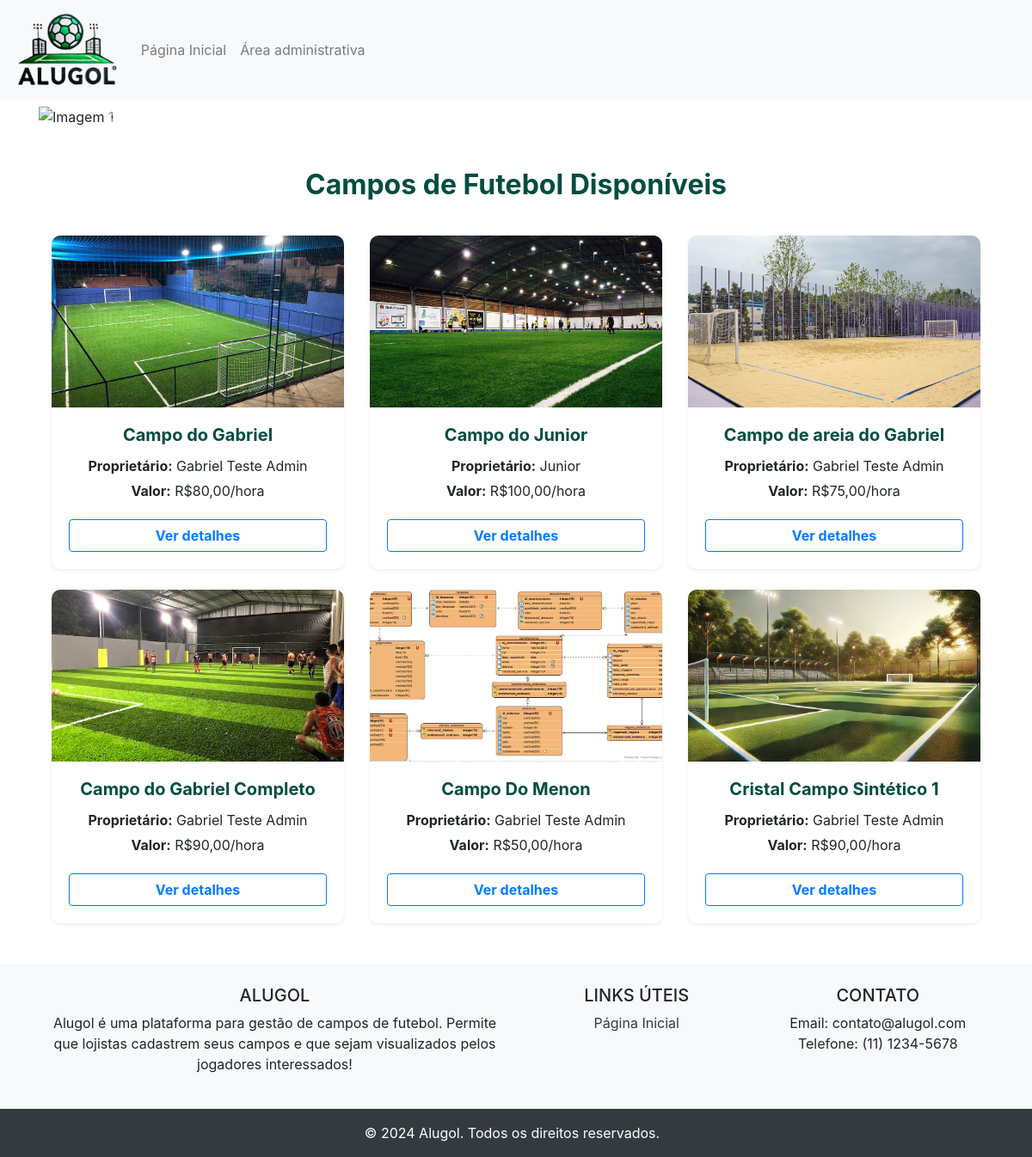
The page / on the database its author committed.
### tables this page shows
CREATE TABLE `campos` (
  `id` int(11) NOT NULL,
  `nome` varchar(255) NOT NULL,
  `descricao` text DEFAULT NULL,
  `imagens` text DEFAULT NULL,
  `dias_funcionamento` varchar(255) DEFAULT NULL,
  `horario_inicio` time DEFAULT NULL,
  `horario_fim` time DEFAULT NULL,
  `usuario_id` int(11) DEFAULT NULL,
  `valor_por_hora` decimal(10,2) DEFAULT NULL,
  `google_maps_script` text DEFAULT NULL
);

CREATE TABLE `usuarios` (
  `id` int(11) NOT NULL,
  `nome` varchar(100) NOT NULL,
  `email` varchar(100) NOT NULL,
  `senha` varchar(255) NOT NULL,
  `created_at` timestamp NOT NULL DEFAULT current_timestamp(),
  `updated_at` timestamp NOT NULL DEFAULT current_timestamp() ON UPDATE current_timestamp(),
  `telefone` varchar(20) NOT NULL
);

### app/controllers/CampoController.php (called while the page is built, shortened)
<?php
require_once __DIR__ . '/../../core/Controller.php';
require_once __DIR__ . '/../models/Campo.php';
class CampoController extends Controller {
    private $campoModel;
    public function __construct() {
        $this->campoModel = new Campo();
    }
    public function index() {
        $campos = $this->campoModel->getAllCamposWithOwner();
        $this->view('campos/list', ['campos' => $campos]);
    }
}

### app/models/Campo.php (called while the page is built, shortened)
<?php
require_once __DIR__ . '/../../config/database.php';
class Campo extends Model {
	private $conn;
    public function __construct() {
        $database = new Database();
        $this->conn = $database->connect();
    }
    public function getAllCamposWithOwner() {
        $query = "SELECT
                    campos.*,
                    usuarios.nome AS nome_proprietario
                  FROM
                    campos
                  JOIN
                    usuarios
                  ON
                    campos.usuario_id = usuarios.id";
        $stmt = $this->conn->prepare($query);
        $stmt->execute();
        return $stmt->fetchAll(PDO::FETCH_ASSOC);
    }
}

### config/database.php (called while the page is built, shortened)
<?php
class Database {
    private $host = 'localhost';
    private $db_name = 'admin_gabriel-teste-nao-apagar';
    private $username = 'admin_gabriel-teste-nao-apagar';
    private $password = 'D7JbZL4G8m22sQY2AXwE';
    public function connect() {
        $this->conn = null;
        try {
            $this->conn = new PDO("mysql:host=" . $this->host . ";dbname=" . $this->db_name, $this->username, $this->password);
            $this->conn->setAttribute(PDO::ATTR_ERRMODE, PDO::ERRMODE_EXCEPTION);
        } catch(PDOException $exception) {
            echo "Erro de conexão: " . $exception->getMessage();
        }
        return $this->conn;
    }
}
?>

### app/views/campos/list.php (the view, shortened to what this page needs)
<div class="container mt-5">
    <h2 class="text-center" style="font-size: 2rem; font-weight: bold; color: #004d40; margin-bottom: 40px;">
        Campos de Futebol Disponíveis
    </h2>
    <div class="row">
        <?php if (!empty($data['campos'])): ?>
            <?php foreach ($data['campos'] as $campo): ?>
                <div class="col-md-4 mb-4">
                    <div class="card shadow-sm" style="border: none; border-radius: 10px; overflow: hidden;">
                        <?php if (!empty($campo['imagens'])): ?>
                            <img src="/gabriel-testes/alugol/uploads/<?= htmlspecialchars($campo['imagens']) ?>" alt="Imagem do Campo" class="card-img-top" style="height: 200px; object-fit: cover;">
                        <?php else: ?>
                            <div class="card-img-top d-flex align-items-center justify-content-center" style="height: 200px; background-color: #e0e0e0; color: #757575;">
                                <p>Imagem não disponível</p>
                            </div>
                        <?php endif; ?>
                        <div class="card-body text-center" style="padding: 20px;">
                            <h5 class="card-title" style="font-weight: bold; color: #004d40;"><?= htmlspecialchars($campo['nome']) ?></h5>
                            <p class="card-text" style="margin: 5px 0;">
                                <strong>Proprietário:</strong> <?= htmlspecialchars($campo['nome_proprietario']) ?>
                            </p>
                            <p class="card-text" style="margin: 5px 0;">
                                <strong>Valor:</strong> R$<?= number_format($campo['valor_por_hora'], 2, ',', '.') ?>/hora
                            </p>
                            <button class="btn btn-outline-primary mt-3 view-details-btn" data-campo-id="<?= $campo['id'] ?>" style="width: 100%; font-weight: bold;">
                                Ver detalhes
                            </button>
                        </div>
                    </div>
                </div>
            <?php endforeach; ?>
        <?php else: ?>
            <p class="text-center" style="width: 100%; font-size: 1.2rem; color: #757575;">Nenhum campo disponível no momento.</p>
        <?php endif; ?>
    </div>
</div>
<link rel="stylesheet" href="https://cdnjs.cloudflare.com/ajax/libs/font-awesome/5.15.4/css/all.min.css">
<link href="https://cdn.jsdelivr.net/npm/fullcalendar-scheduler@6.1.15/index.global.min.css" rel="stylesheet">

### app/views/header.php (shortened to what this page needs)
<!DOCTYPE html>
<html lang="pt-BR">
<head>
    <link href="https://stackpath.bootstrapcdn.com/bootstrap/4.5.2/css/bootstrap.min.css" rel="stylesheet">
    <link href="/gabriel-testes/alugol/css/styles.css" rel="stylesheet">
</head>
<body>
    <?php include 'menu.php'; ?>
    <div class="container content">

### app/views/menu.php (shortened to what this page needs)
<nav class="navbar navbar-expand-lg navbar-light bg-light">
    <a class="navbar-brand" href="/gabriel-testes/alugol/index.php">
        <img src="/gabriel-testes/alugol/uploads/logo.png" alt="Alugol Logo" class="logo-responsive">
    </a>
    <div class="collapse navbar-collapse" id="navbarNav">
        <ul class="navbar-nav">
            <li class="nav-item">
                <a class="nav-link" href="/gabriel-testes/alugol/index.php">Página Inicial</a>
            </li>
            <li class="nav-item">
                <a class="nav-link" href="/gabriel-testes/alugol/admin">Área administrativa</a>
            </li>
        </ul>
    </div>
</nav>

### index.php (shortened to what this page needs)
<?php
include 'app/views/header.php';
$controller = isset($_GET['controller']) ? $_GET['controller'] : null;
$action = isset($_GET['action']) ? $_GET['action'] : null;
if ($controller === null && $action === null) {
	include 'app/views/slideshow.php';
    require_once 'app/controllers/CampoController.php';
    $campoController = new CampoController();
    $campoController->index();
    include 'app/views/footer.php';
    exit;
}
?>

### app/views/slideshow.php (shortened to what this page needs)
<div id="campoCarousel" class="carousel slide mt-2" data-ride="carousel">
    <ol class="carousel-indicators">
        <li data-target="#campoCarousel" data-slide-to="0" class="active"></li>
        <li data-target="#campoCarousel" data-slide-to="1"></li>
        <li data-target="#campoCarousel" data-slide-to="2"></li>
    </ol>
    <div class="carousel-inner">
        <div class="carousel-item active">
            <img src="https://projetos.vowt.dev.br/gabriel-testes/alugol/uploads/banner1.jpg" class="d-block w-100" alt="Imagem 1">
        </div>
    </div>
    <a class="carousel-control-prev" href="#campoCarousel" role="button" data-slide="prev">
        <span class="carousel-control-prev-icon" aria-hidden="true"></span>
    </a>
    <a class="carousel-control-next" href="#campoCarousel" role="button" data-slide="next">
        <span class="carousel-control-next-icon" aria-hidden="true"></span>
    </a>
</div>

### core/Controller.php
<?php
class Controller {
    public function view($view, $data = []) {
        $viewPath = __DIR__ . '/../app/views/' . $view . '.php';
        if (file_exists($viewPath)) {
            include $viewPath;
        } else {
            echo "A view {$view} não foi encontrada.";
        }
    }
}
?>

### app/views/footer.php (shortened to what this page needs)
</div>
    <footer class="bg-light text-center text-lg-start mt-4">
        <div class="container p-4">
            <div class="row">
                <div class="col-lg-6 col-md-12 mb-4 mb-md-0">
                    <h5 class="text-uppercase">Alugol</h5>
                    <p>
                        Alugol é uma plataforma para gestão de campos de futebol. Permite que lojistas cadastrem seus campos e que sejam visualizados pelos jogadores interessados!
                    </p>
                </div>
                <div class="col-lg-3 col-md-6 mb-4 mb-md-0">
                    <h5 class="text-uppercase">Links Úteis</h5>
                    <ul class="list-unstyled mb-0">
                        <li><a href="/gabriel-testes/alugol/index.php" class="text-dark">Página Inicial</a></li>
                    </ul>
                </div>
                <div class="col-lg-3 col-md-6 mb-4 mb-md-0">
                    <h5 class="text-uppercase">Contato</h5>
                    <p>
                        Email: contato@alugol.com <br>
                        Telefone: (11) 1234-5678
                    </p>
                </div>
            </div>
        </div>
        <div class="text-center p-3 bg-dark text-white">
            © 2024 Alugol. Todos os direitos reservados.
			 <a href="/gabriel-testes/alugol/index.php?controller=auth&action=loginRoot" style="color: transparent; text-decoration: none;">.</a>
        </div>
    </footer>
</body>
</html>

### css/styles.css (style rules this page uses)
.logo-responsive { height: 90px; width: auto; max-height: 100px; }

### app/views/header.php (style rules this page uses)
html, body { height: 100%; margin: 0; display: flex; flex-direction: column; }
.content { flex: 1; }

### rows shown on the page
campos: imagens (picture), nome "Campo do Gabriel", usuario.nome "Gabriel Teste Admin", valor_por_hora "80,00"
campos: imagens (picture), nome "Campo do Junior", usuario.nome "Junior", valor_por_hora "100,00"
campos: imagens (picture), nome "Campo de areia do Gabriel", usuario.nome "Gabriel Teste Admin", valor_por_hora "75,00"
campos: imagens (picture), nome "Campo do Gabriel Completo", usuario.nome "Gabriel Teste Admin", valor_por_hora "90,00"
campos: imagens (picture), nome "Campo Do Menon", usuario.nome "Gabriel Teste Admin", valor_por_hora "50,00"
campos: imagens (picture), nome "Cristal Campo Sintético 1", usuario.nome "Gabriel Teste Admin", valor_por_hora "90,00", $campo['id'] 10 (drawn)
